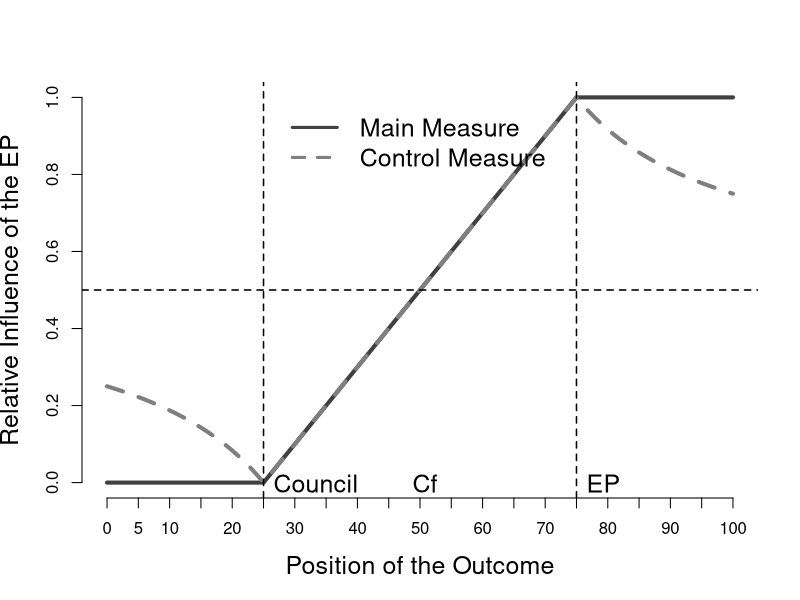

Here is the R script that generated this plot:
# influence function
real.inf <- function(pcou, pep, out, cf){
  
  ## max gains and losses to the EP
  # max gain
  max.gain <- abs(pep - cf)
  # max loss
  dist.to.pole <- ifelse(abs(pep-100) > abs(pep-0), yes = abs(pep-100), no = abs(pep-0) )
  max.loss <- dist.to.pole - max.gain
  
  # actual
  actual <- abs(pep - cf) - abs(pep - out)
  # well behaved outcome, i.e. out at either actor or between them
  normal <- pep <= out & out <= pcou | pcou <= out & out <= pep
  # EP closer to the outcome than Council
  ep.closer <- abs(pep - out) < abs(pcou - out)
  max.loss <- ifelse(normal==FALSE & ep.closer == TRUE, yes = max.loss, no = abs(pcou-cf))

  # percentage loss/gain to total possible
  p.of.total <- ifelse(actual > 0, yes = actual / max.gain,
                       no = actual / max.loss)
  # this adjusts for the case when outcome is outside the EP-Cou interval, 
  # and the EP is further from the outcome
  #p.of.total <- ifelse(normal==FALSE & ep.closer == FALSE,  yes = max.loss / actual, no = p.of.total)
  p.of.total[which(is.na(p.of.total))] <- 0
  
  # change from the counterfactual rescaled to what is left
  p.change <- p.of.total * .5
  
  # EP's relative influence
  ep.inf <- ifelse(normal==TRUE, 
                   yes = 0.5 + p.change, 
                   no = ifelse(ep.closer == TRUE, yes = 0.5 + p.change, no = (0.5 + p.change) * -1))
  
  # normal adjustment
  ep.inf <- ifelse(normal==FALSE & ep.closer==FALSE, yes = 0, no = ep.inf)
  ep.inf <- ifelse(normal==FALSE & ep.closer==TRUE, yes = 1, no = ep.inf)
  
  
  # control adjustment for strange outcomes
  ep.inf <- ifelse(normal==FALSE, yes = ifelse(abs(pcou - out) + abs(pep - out) != 0,
                                               yes = abs(pcou - out) / (abs(pcou - out) + abs(pep - out)),
                                               no = 0.5),no = ep.inf)
  
  # normal adjustment for strange outcomes
  ep.inf <- ifelse(normal==FALSE & ep.closer==FALSE, yes = 0, no = ep.inf)
  ep.inf <- ifelse(normal==FALSE & ep.closer==TRUE, yes = 1, no = ep.inf)
                     
  return(ep.inf)
}

# control influence function
cont.inf <- function(pcou, pep, out){
  ep.inf <- ifelse( abs(pcou - out) + abs(pep - out) != 0,
                    yes = abs(pcou - out) / (abs(pcou - out) + abs(pep - out)),
                    no = 0.5)
  return(ep.inf)
}

#~~~~~~~~~~~~~~~~~~~~~~~~~~~~~~~~~~~~~~~~~~~~~~~~~~~~~~~
print.figure.cs <- function(){
  out <- seq(0,100,1)
  cou <- rep(25, length(out))
  ep <- rep(75, length(out))
  
  # influence according to my measure
  inf1 <- real.inf(pcou = cou,
                   pep = ep,
                   out = out,
                   cf = ((ep+cou)/2))
  
  # influence according to the control measure
  inf2 <- cont.inf(pcou = cou,
                   pep = ep,
                   out = out)
  
  # comparative statics
  # figure
  setwd(subdirs$graphs)
  pdf("appendix_figure2.pdf",  width = 10, height = 7)
  plot(1,
       type = "n",
       xlim = c(0, 100),
       ylim = c(0, 1),
       axes = FALSE,
       xlab = "Position of the Outcome",
       ylab = "Relative Influence of the EP",
       cex.lab = 1.5)
  lines(x = out, y = inf1, col = "gray25", lwd = 4)
  lines(x = out, y = inf2, col = "gray50", lwd = 4, lty = "dashed")
  
  # borders of well behaved scenarios
  abline(v = ep[1], lty = "dashed", lwd = 1.5)
  abline(v = cou[1], lty = "dashed", lwd = 1.5)
  
  # split influence line
  abline(h = .5, lty = "dashed", lwd = 1.5)
  
  # axis
  axis (side = 1, at = seq(0, 100, 5), cex = 1.5)
  axis (side = 2, at = seq(0, 1, 0.2), cex = 1.5)
  
  # position markers of the actors
  text(x = ep[1], y = -0.01, "EP", pos = 4, cex = 1.5)
  text(x = cou[1], y = -0.01, "Council", pos = 4, cex = 1.5)
  text(x = 47.2, y = -.01, "Cf", pos = 4, cex = 1.5)
  
  # legend
  legend(x = 26, y = 1, legend = c("Main Measure", "Control Measure"), lty = c("solid", "dashed"),
         col = c("gray25", "gray50"), cex = 1.5, bty = "n",
         lwd = 3)
  
  dev.off()  
}

# run
print.figure.cs()
